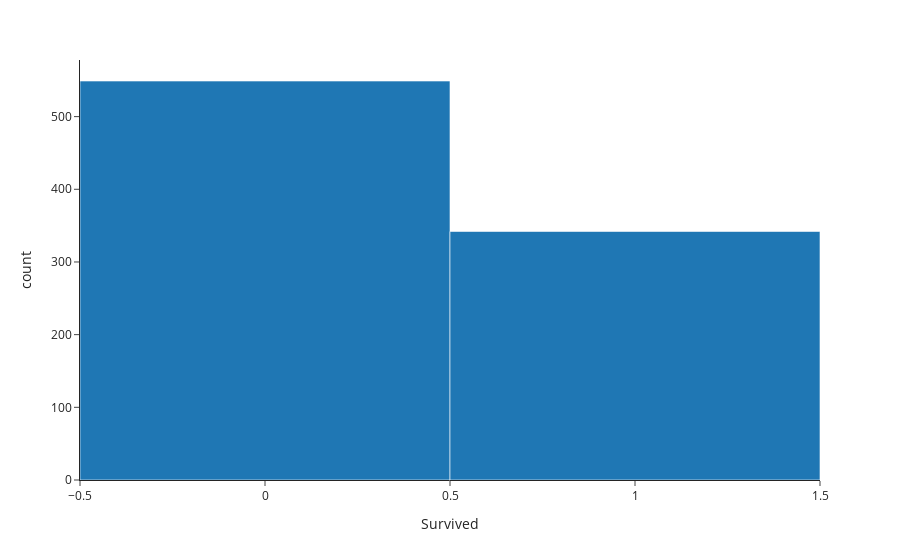

Source (notebook cell):
### Code cell
(
    px.histogram(data, x="Survived")
)

### Figure 1 — Plotly figure (JSON) as saved in the notebook; plotly's stock layout.template omitted (floating-point values rounded to 4 significant figures; data arrays with more than 128 entries replaced by an {"elided": "..."} marker saying what was removed)
{"data": [{"alignmentgroup": "True", "bingroup": "x", "hovertemplate": "Survived=%{x}<br>count=%{y}<extra></extra>", "legendgroup": "", "marker": {"color": "#1F77B4", "pattern": {"shape": ""}}, "name": "", "offsetgroup": "", "orientation": "v", "showlegend": false, "type": "histogram", "x": {"elided": "891 int values"}, "xaxis": "x", "yaxis": "y"}], "layout": {"autosize": true, "barmode": "relative", "legend": {"tracegroupgap": 0}, "margin": {"t": 60}, "xaxis": {"anchor": "y", "autorange": true, "domain": [0, 1], "range": [-0.5, 1.5], "title": {"text": "Survived"}, "type": "linear"}, "yaxis": {"anchor": "x", "autorange": true, "domain": [0, 1], "range": [0, 577.9], "title": {"text": "count"}}}}
